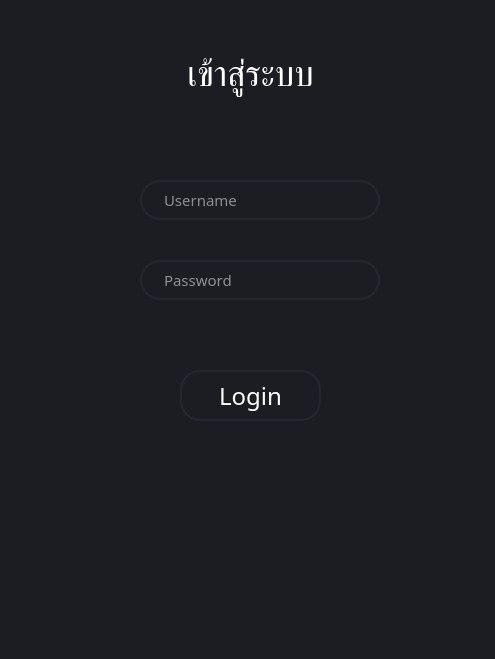
<?xml version="1.0" encoding="UTF-8"?>
<ui version="4.0">
 <class>Dialog</class>
 <widget class="QDialog" name="Dialog">
  <property name="geometry">
   <rect>
    <x>0</x>
    <y>0</y>
    <width>495</width>
    <height>659</height>
   </rect>
  </property>
  <property name="windowTitle">
   <string>Dialog</string>
  </property>
  <property name="autoFillBackground">
   <bool>false</bool>
  </property>
  <property name="styleSheet">
   <string notr="true">background-color: rgb(27, 29, 35);</string>
  </property>
  <widget class="QLineEdit" name="usernameText">
   <property name="geometry">
    <rect>
     <x>140</x>
     <y>180</y>
     <width>240</width>
     <height>40</height>
    </rect>
   </property>
   <property name="font">
    <font>
     <family>Cloud Light</family>
     <pointsize>11</pointsize>
     <weight>50</weight>
     <bold>false</bold>
    </font>
   </property>
   <property name="styleSheet">
    <string notr="true">QLineEdit {
	border: 2px solid rgb(37,39,48);
	border-radius: 20px;
	color: #FFF;
	padding-left: 20px;
	padding-right: 20px;
	backgroud-color: rgb(27, 29, 35);
}
QLineEdit:hover {
	border: 2px solid rgb(48, 50, 62);
}
QLineEdit:focus {
	border: 2px solid rgb(85, 170, 255);
backgroud-color: rgb(43, 45, 56);
}</string>
   </property>
   <property name="placeholderText">
    <string>Username</string>
   </property>
  </widget>
  <widget class="QLineEdit" name="passwordText">
   <property name="geometry">
    <rect>
     <x>140</x>
     <y>260</y>
     <width>240</width>
     <height>40</height>
    </rect>
   </property>
   <property name="font">
    <font>
     <family>Cloud Light</family>
     <pointsize>11</pointsize>
     <weight>50</weight>
     <bold>false</bold>
    </font>
   </property>
   <property name="styleSheet">
    <string notr="true">QLineEdit {
	border: 2px solid rgb(37,39,48);
	border-radius: 20px;
	color: #FFF;
	padding-left: 20px;
	padding-right: 20px;
	backgroud-color: rgb(27, 29, 35);
}
QLineEdit:hover {
	border: 2px solid rgb(48, 50, 62);
}
QLineEdit:focus {
	border: 2px solid rgb(85, 170, 255);
backgroud-color: rgb(43, 45, 56);
}</string>
   </property>
   <property name="placeholderText">
    <string>Password</string>
   </property>
  </widget>
  <widget class="QPushButton" name="loginbutton">
   <property name="geometry">
    <rect>
     <x>180</x>
     <y>370</y>
     <width>141</width>
     <height>51</height>
    </rect>
   </property>
   <property name="font">
    <font>
     <family>Cloud Light</family>
     <pointsize>18</pointsize>
    </font>
   </property>
   <property name="styleSheet">
    <string notr="true">QPushButton {
	border: 2px solid rgb(37,39,48);
	border-radius: 20px;
	color: #FFF;
	padding-left: 20px;
	padding-right: 20px;
	backgroud-color: rgb(27, 29, 35);
}
QPushButton:hover {
	border: 2px solid rgb(48, 50, 62);
}
QPushButton:hover:pressed
{
  border: 2px solid rgb(255, 73, 73);
}</string>
   </property>
   <property name="text">
    <string>Login</string>
   </property>
  </widget>
  <widget class="QLabel" name="label">
   <property name="geometry">
    <rect>
     <x>120</x>
     <y>50</y>
     <width>261</width>
     <height>51</height>
    </rect>
   </property>
   <property name="font">
    <font>
     <family>Cloud Light</family>
     <pointsize>26</pointsize>
    </font>
   </property>
   <property name="styleSheet">
    <string notr="true">QLabel {
	Color: #FFF
}</string>
   </property>
   <property name="text">
    <string>เข้าสู่ระบบ</string>
   </property>
   <property name="alignment">
    <set>Qt::AlignCenter</set>
   </property>
  </widget>
 </widget>
 <resources/>
 <connections/>
</ui>
